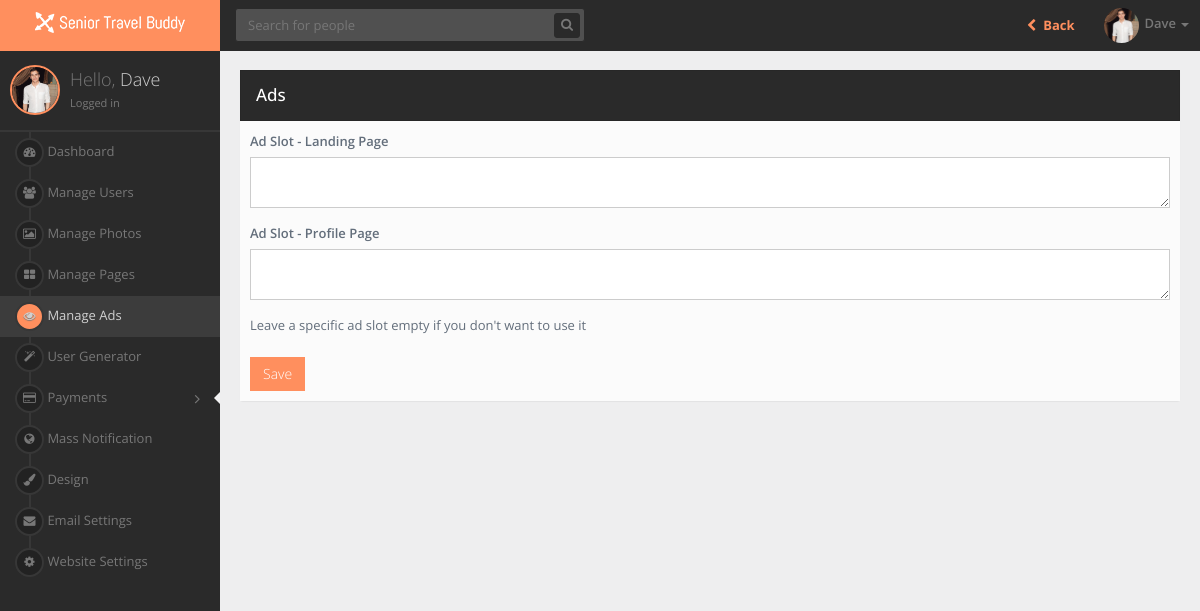
/admin/ads.php (signed in), run on the app's committed database.
### tables this page shows
CREATE TABLE `users` (
  `id` int(11) NOT NULL AUTO_INCREMENT,
  `full_name` varchar(150) DEFAULT NULL,
  `email` varchar(100) DEFAULT NULL,
  `password` varchar(123) DEFAULT NULL,
  `country` varchar(199) DEFAULT NULL,
  `city` varchar(100) DEFAULT NULL,
  `credits` int(11) DEFAULT NULL,
  `latitude` varchar(50) DEFAULT NULL,
  `longitude` varchar(50) DEFAULT NULL,
  `age` int(11) DEFAULT NULL,
  `bio` text,
  `gender` varchar(20) DEFAULT NULL,
  `sexual_interest` int(11) DEFAULT NULL,
  `instagram_username` varchar(50) DEFAULT '',
  `profile_picture` varchar(200) DEFAULT NULL,
  `ip` varchar(50) DEFAULT NULL,
  `registered` int(11) DEFAULT '0',
  `last_login` int(11) DEFAULT '0',
  `last_active` int(11) DEFAULT '0',
  `updated_preferences` int(11) DEFAULT '0',
  `updated_name` int(11) DEFAULT '0',
  `is_admin` int(11) DEFAULT '0',
  `is_incognito` int(11) DEFAULT '0',
  `is_verified` int(11) DEFAULT '0',
  `has_disabled_ads` int(11) DEFAULT '0',
  `is_increased_exposure` int(11) DEFAULT '0',
  `language` varchar(100) DEFAULT NULL,
  `interests` text,
  `uploaded_photos` int(11) DEFAULT '0',
  `is_vip` int(20) DEFAULT '0',
  `vip_expiration` int(20) DEFAULT '0',
  `ghost_mode_start` int(20) DEFAULT '0',
  `verified_badge_start` int(20) DEFAULT '0',
  `spotlight_start` int(20) DEFAULT '0',
  `disable_ads_start` int(20) DEFAULT '0',
  `ghost_mode_expiration` int(20) DEFAULT '0',
  `verified_badge_expiration` int(20) DEFAULT '0',
  `spotlight_expiration` int(20) DEFAULT '0',
  `disable_ads_expiration` int(20) DEFAULT '0',
  `height` text,
  `weight` int(11) DEFAULT '0',
  `last_encounter` int(11) DEFAULT '0',
  `marital_status` varchar(10) NOT NULL,
  `has_traveled` varchar(10) NOT NULL,
  `where_traveled` varchar(300) NOT NULL,
  `preferred_destination` varchar(300) NOT NULL,
  `cruising_or_touring` varchar(10) NOT NULL,
  `state_of_health` varchar(10) NOT NULL,
  `active_or_slow_travel` varchar(10) NOT NULL,
  `distance_to_travel` varchar(6) NOT NULL,
  `spontaneous_or_itinerary` varchar(20) NOT NULL,
  `smoker` varchar(10) NOT NULL,
  `accommodation_type` varchar(10) NOT NULL,
  `budget` varchar(10) NOT NULL,
  `luggage_type` varchar(30) NOT NULL,
  `foodie` varchar(10) NOT NULL,
  `alcohol` varchar(10) NOT NULL,
  `rating_lounge_poolside_beach` varchar(30) NOT NULL,
  `rating_explore` varchar(20) NOT NULL,
  `rating_shopping` varchar(30) NOT NULL,
  `rating_casino` varchar(20) NOT NULL,
  `rating_tours` varchar(30) NOT NULL,
  `rating_food` varchar(30) NOT NULL,
  `rating_spa` varchar(30) NOT NULL,
  `rating_sports` varchar(30) NOT NULL,
  `rating_concerts` varchar(30) NOT NULL,
  `group_or_independent` varchar(30) NOT NULL,
  `small_or_mega_ship_cruising` varchar(30) NOT NULL,
  `active_or_sedentary` varchar(30) NOT NULL,
  `primary_language` varchar(30) NOT NULL,
  PRIMARY KEY (`id`)
);

### admin/ads.php (called while the page is built, shortened)
<?php
require('../core/config.php');
require('../core/system.php');
$system = new System;
$system->domain = $domain;
$system->db = $db;
$menu['ads'] = 'active';
$user = $system->getUserInfo($_SESSION['user_id']);
require('../inc/admin/top.php');
require('../layout/admin/ads.php');
require('../inc/admin/bottom.php');

### core/config.php (called while the page is built, shortened)
<?php
	$domain = 'http://localhost';

### core/system.php (called while the page is built, shortened)
<?php
class System {
	public $domain;
	public $db;
	public function getDomain() {
		return $this->domain;
	}
	public function getProfilePicture($user) {
		if(filter_var($user->profile_picture,FILTER_VALIDATE_URL)) {
			return $user->profile_picture;
		} else {
			return $this->domain.'/uploads/'.$user->profile_picture;
		}
	}
	public function getUserInfo($id) {
		$user = $this->db->query("SELECT * FROM users WHERE id='".$id."'");
		$user = $user->fetch_object();
		return $user;
	}
	public function getFirstName($full_name) {
		$full_name = explode(' ',$full_name);
		return $full_name[0];
	}
}

### inc/admin/top.php (the view, shortened to what this page needs)
<!DOCTYPE html>
 <html lang="en">
<head> <meta name="robots" content="noindex">
<link href="<?=$system->getDomain()?>/assets/admin/css/bootstrap.min.css" rel="stylesheet">
<link href="https://maxcdn.bootstrapcdn.com/font-awesome/4.2.0/css/font-awesome.min.css" rel="stylesheet">
<link href="<?=$system->getDomain()?>/assets/admin/css/animate.min.css" rel="stylesheet">
<link href="<?=$system->getDomain()?>/assets/admin/css/jquery.gritter/css/jquery.gritter.css" rel="stylesheet">
<link href="<?=$system->getDomain()?>/assets/admin/css/reset.css" rel="stylesheet">
<link href="<?=$system->getDomain()?>/assets/admin/css/layout.css" rel="stylesheet">
<link href="<?=$system->getDomain()?>/assets/admin/css/components.css" rel="stylesheet">
<link href="<?=$system->getDomain()?>/assets/admin/css/plugins.css" rel="stylesheet">
<link href="<?=$system->getDomain()?>/assets/admin/css/misc.css" rel="stylesheet">
<link href="<?=$system->getDomain()?>/assets/admin/css/chosen.min.css" rel="stylesheet">
</head>
<body>
<section id="wrapper">
<header id="header">
<div class="header-left">
<div class="navbar-header">
<a class="navbar-brand" href="dashboard.php">
<img class="logo" src="<?=$system->getDomain()?>/img/logo-small.png">
</a>
</div>
</div>
<div class="header-right">
<div class="navbar navbar-toolbar navbar-dark">
<ul class="nav navbar-nav navbar-left">
<li class="navbar-search">
<form action="<?=$system->getDomain()?>/admin/users.php" method="POST" class="navbar-form">
<div class="form-group has-feedback">
<input type="text" name="query" class="form-control typeahead rounded" placeholder="Search for people" value="<?=$query?>">
<button type="submit" name="search" class="btn btn-theme fa fa-search form-control-feedback rounded"></button>
</div>
</form>
</li>
</ul>
<ul class="nav navbar-nav navbar-right">
<li>
<a href="<?=$system->getDomain()?>/people" style="background:none;"> <b> <i class="fa fa-fw fa-chevron-left"></i> Back </b> </a>
</li>
<li class="dropdown navbar-profile">
<a href="#" class="dropdown-toggle" data-toggle="dropdown">
<span class="meta">
<span class="avatar"><img src="<?=$system->getProfilePicture($user)?>" class="img-circle" style="width:35px;height:35px;"></span>
<span class="text hidden-xs hidden-sm text-muted"><?=$system->getFirstName($user->full_name)?></span>
<span class="caret"></span>
</span>
</a>
</li>
</ul>
</div>
</div>
</header>
<aside id="sidebar-left" class="sidebar-circle sidebar-dark">
<div class="sidebar-content">
<div class="media">
<a class="pull-left has-notif avatar" href="<?=$system->getDomain()?>/user/<?=$user->id?>">
<img src="<?=$system->getProfilePicture($user)?>" style="width:50px;height:50px;">
</a>
<div class="media-body">
<h4 class="media-heading">Hello, <span><?=$system->getFirstName($user->full_name)?></span></h4>
<small>Logged in</small>
</div>
</div>
</div>
<ul class="sidebar-menu">
<li class="<?=$menu['dashboard']?>">
<a href="<?=$system->getDomain()?>/admin/dashboard.php">
<span class="icon"><i class="fa fa-dashboard"></i></span>
<span class="text">Dashboard</span>
</a>
</li>
<li class="<?=$menu['users']?>">
<a href="<?=$system->getDomain()?>/admin/users.php">
<span class="icon"><i class="fa fa-users"></i></span>
<span class="text">Manage Users</span>
</a>
</li>
<li class="<?=$menu['photos']?>">
<a href="<?=$system->getDomain()?>/admin/photos.php">
<span class="icon"><i class="fa fa-image"></i></span>
<span class="text">Manage Photos</span>
</a>
</li>
<li class="<?=$menu['pages']?>">
<a href="<?=$system->getDomain()?>/admin/pages.php">
<span class="icon"><i class="fa fa-th-large"></i></span>
<span class="text">Manage Pages</span>
</a>
</li>
<li class="<?=$menu['ads']?>">
<a href="<?=$system->getDomain()?>/admin/ads.php">
<span class="icon"><i class="fa fa-eye"></i></span>
<span class="text">Manage Ads</span>
</a>
</li>
<li class="<?=$menu['user_generator']?>">
<a href="<?=$system->getDomain()?>/admin/user_generator.php">
<span class="icon"><i class="fa fa-magic"></i></span>
<span class="text">User Generator</span>
</a>
</li>
<li class="submenu <?=$menu['payments']?>">
<a href="javascript:void(0);">
<span class="icon"><i class="fa fa-credit-card"></i></span>
<span class="text">Payments</span>
<span class="arrow fa-angle-double-right"></span>
<span class="selected"></span>
</a>
</li>
<li class="<?=$menu['mass_notification']?>">
<a href="<?=$system->getDomain()?>/admin/mass_notification.php">
<span class="icon"><i class="fa fa-globe"></i></span>
<span class="text">Mass Notification</span>
</a>
</li>
<li class="<?=$menu['layout']?>">
<a href="<?=$system->getDomain()?>/admin/design.php">
<span class="icon"><i class="fa fa-paint-brush"></i></span>
<span class="text">Design</span>
</a>
</li>
<li class="<?=$menu['email_settings']?>">
<a href="<?=$system->getDomain()?>/admin/email_settings.php">
<span class="icon"><i class="fa fa-envelope"></i></span>
<span class="text">Email Settings</span>
</a>
</li>
<li class="<?=$menu['settings']?>">
<a href="<?=$system->getDomain()?>/admin/settings.php">
<span class="icon"><i class="fa fa-cog"></i></span>
<span class="text">Website Settings</span>
</a>
</li>
</ul>
</aside>

### assets/admin/css/misc.css (style rules this page uses)
#header .navbar-header { background-color:#FF8F5E; }
#sidebar-left.sidebar-box .sidebar-content img, #sidebar-left.sidebar-rounded .sidebar-content img, #sidebar-left.sidebar-circle .sidebar-content img { border: 2px solid #FF8F5E; }
#sidebar-left.sidebar-box .sidebar-menu > li.active > a > .icon i, #sidebar-left.sidebar-rounded .sidebar-menu > li.active > a > .icon i, #sidebar-left.sidebar-circle .sidebar-menu > li.active > a > .icon i { background-color:#FF8F5E; }
a { color: #FF8F5E; }
.btn-theme { background-color:#FF8F5E; border-color: #FF8F5E; color: white; }

### data on the page
users: profile_picture (picture), full_name "Dave"
